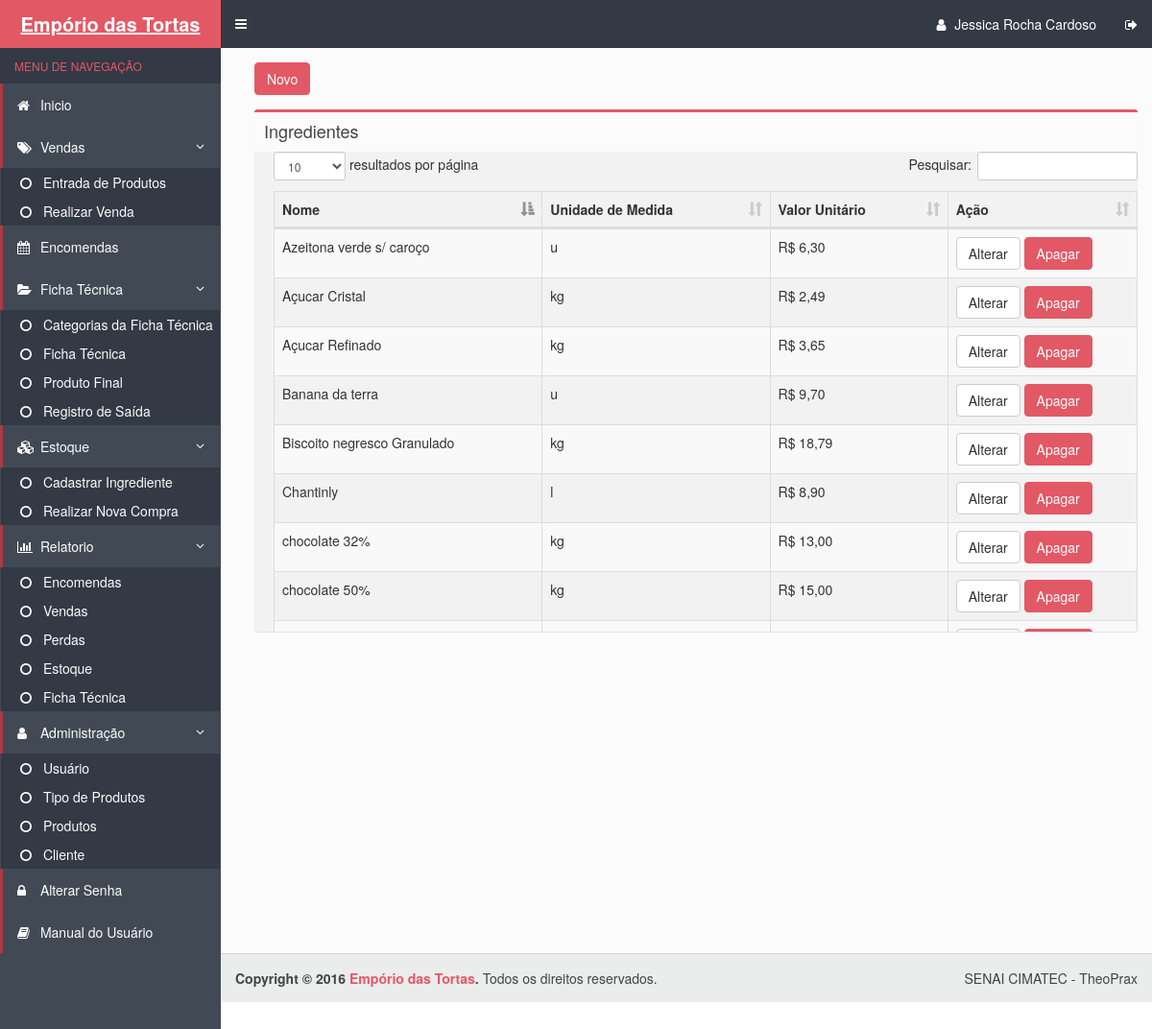
/estoque.php (signed in), run on an earlier commit of the app's database.
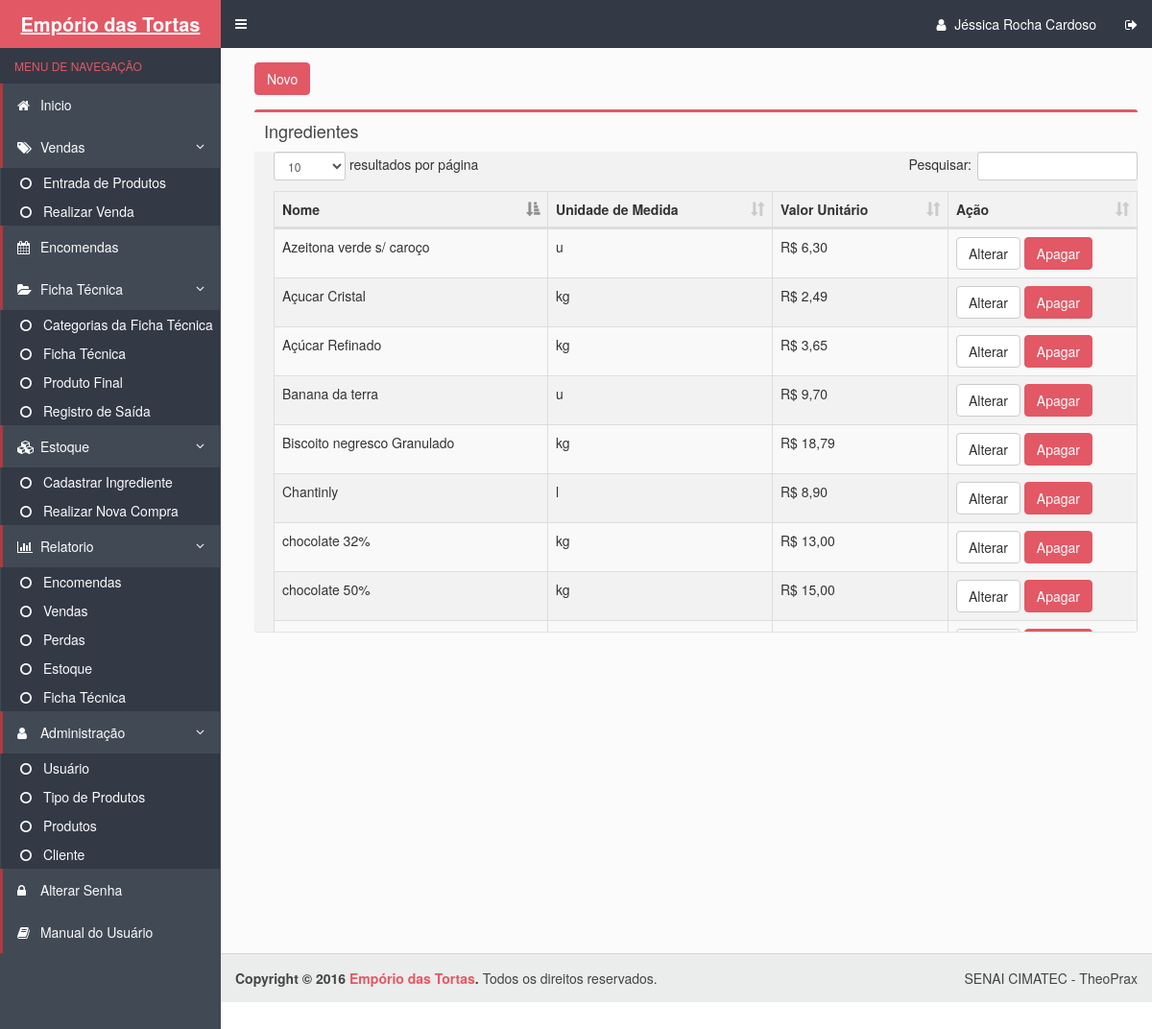
And on a later commit of the database.
### tables this page shows
CREATE TABLE IF NOT EXISTS `ingrediente` (
  `cod_ingrediente` int(11) NOT NULL AUTO_INCREMENT,
  `nome` varchar(50) NOT NULL,
  `cod_unidademedida` int(11) NOT NULL,
  `valorunitario` decimal(10,2) NOT NULL,
  PRIMARY KEY (`cod_ingrediente`),
  KEY `cod_unidademedida` (`cod_unidademedida`)
);

CREATE TABLE IF NOT EXISTS `unidademedida` (
  `cod_unidademedida` int(11) NOT NULL AUTO_INCREMENT,
  `nome` varchar(10) NOT NULL,
  PRIMARY KEY (`cod_unidademedida`)
);

### estoque.php (the view, shortened to what this page needs)
<!DOCTYPE html>
<html>
  <head>
    <link rel="stylesheet" href="bootstrap/css/bootstrap.css">
    <link rel="stylesheet" href="https://maxcdn.bootstrapcdn.com/font-awesome/4.4.0/css/font-awesome.min.css">
    <link rel="stylesheet" href="https://code.ionicframework.com/ionicons/2.0.1/css/ionicons.min.css">
    <link rel="stylesheet" href="dist/css/AdminLTE.css">
    <link rel="stylesheet" href="dist/css/skins/skin-blue.css">
  </head>
  <body class="hold-transition skin-blue sidebar-mini">
    <div class="wrapper">
      <?php include_once("includes/header.php") ?>
      <?php include_once("includes/menu.php") ?>
      <div class="content-wrapper">
        <section class="content">
          <div class="row">
            <div class="col-xs-12">
             <a class="btn btn-danger" href="forms/cadastrar_ingrediente.php">Novo</a>
             <section class="content-header">
          </section>
              <div class="box">
                <div class="box-header">
                  <h3 class="box-title">Ingredientes</h3>
                </div>
                <div class="box-body table-responsive no-padding"  style='overflow:auto;' id="scroll">
                  <table id="example" class="table table-striped table-bordered" cellspacing="0" width="100%">
                    <thead>
                      <tr>
                        <th class="views-field views-field-id">Nome</th>
                        <th class="views-field views-field-id">Unidade de Medida</th>
                        <th class="views-field views-field-id">Valor Unitário</th>
                        <th class="views-field views-field-field-nome">Ação</th>
                    </thead>
                    <tbody>
                       <?php
                           $pdo = Database::connect();
                           $sql = "SELECT ingrediente.*,unidademedida.nome as unidade, ingrediente.nome as ingrediente FROM ingrediente
                                  inner join unidademedida on ingrediente.cod_unidademedida=unidademedida.cod_unidademedida";
                            foreach ($pdo->query($sql) as $row) {
                                echo '<tr>';
                                echo '<td>'. $row['nome'] . '</td>';
                                echo '<td>'. $row['unidade'] . '</td>';
                                 echo '<td>' . 'R$ ' . number_format($row['valorunitario'], 2, ',', '.') .   '</td>';
                                echo '<td width=180>';
                                echo '<a class="btn btn-default" href="forms/Atualizar_ingrediente.php?id='.$row['cod_ingrediente'].'">Alterar</a>';
                                echo '<a class="btn btn-danger" href="DAO/Excluir_ingrediente_DAO.php?id='.$row['cod_ingrediente'].'">Apagar</a>';
                                echo '</td>';
                                echo '</tr>';
                           }
                          ?>
                    </tbody>
                    </table>
                </div>
              </div>
            </div>
          </div>
        </section>
      </div>
      <?php include_once("includes/footer.php") ?>
    <link rel="stylesheet" type="text/css" href="css/bootstrap.css">
    <link rel="stylesheet" type="text/css" href="css/dataTables.bootstrap.min.css">
  </body>
</html>

### includes/header.php (shortened to what this page needs)
<header class="main-header">
        <a href="inicio.php" class="logo">
          <span class="logo-lg"><b>Empório das Tortas</b></span>
        </a>
        <nav class="navbar navbar-static-top" role="navigation">
          <a href="#" class="sidebar-toggle" data-toggle="offcanvas" role="button">
          </a>
          <div class="navbar-custom-menu">
            <ul class="nav navbar-nav">
              <li class="dropdown user user-menu">
                <a href="inicio.php">
                <i class="fa fa-user"></i>
                  <span class="hidden-xs"><?php echo $_SESSION['UsuarioNome'];?></span>
                </a>
              </li>
              <li>
                <a href="./conexao/logout.php"><i class="fa fa-sign-out"></i></i></a>
              </li>
            </ul>
          </div>
        </nav>
      </header>

What changed in the data, as far as the page shows it:
changed ingrediente: nome "Açucar Refinado" → "Açúcar Refinado"
Also different on the page:
$_SESSION['UsuarioNome']: "Jessica Rocha Cardoso" → "Jéssica Rocha Cardoso"
